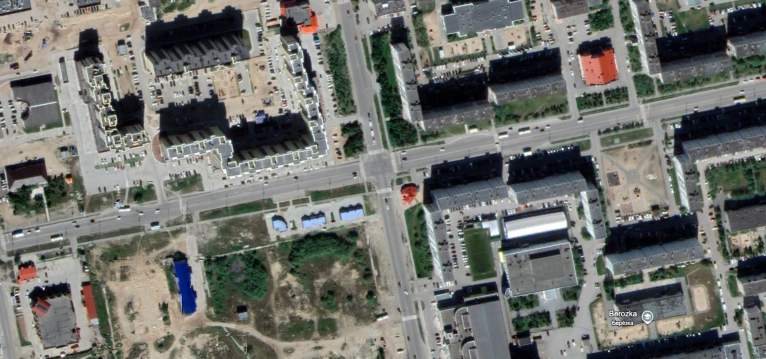
#> input picture config/sites/cuenca_oeste/sumo/earth.png, 1532 x 717 px, given in place of clean_frame_2541.png, which was not available (shown at 1/2 size)
$ python select_homography_extras.py ../config/sites/cuenca_oeste/sumo/earth.png
#> lines starting #> are read from the running program, lines starting #| are printed output that depends on the picture; after the words box and inside, x2 and y2 are one past the last pixel; in counts of white or black regions, pixels touching at a corner belong together
"""PIXEL selector for the 7 EXTRA control points (improved homography).

ANALYSIS ONLY. Reuses the tested mechanics of select_homography_points.py (own zoom/pan
via warpAffine, mouse callback, point-by-point navigation). SINGLE frame:
clean_frame_2541.png (the same as the 10 already-confirmed points).

HARD RULE: this script does NOT open or write control_points_improved.csv. It only collects the
PIXEL + NAME of each extra in a separate STAGING file
(control_points_extra_pixels.csv). The WORLD coordinate is read in netedit and
paired LATER (another step). This way the 10 originals stay intact by construction.

The 7 extras (the feature is chosen by eye; the descriptions only guide):
  - 4 in the SUR, spread toward the horizon (DEPTH, not clumped)
  - 1 in the OESTE (depth)
  - 1 in the ESTE
  - 1 in the NORTE (crosswalk, more centered than the current ones)

CONTROLS (focused window):
  LEFT click     : marks/re-marks the pixel of the CURRENT point (overwrites)
  RIGHT click    : centers the view (pan)
  + / =          : zoom IN          - / _ : zoom OUT       wheel: zoom
  n : next   b : previous   r : reset view
  w : save CSV   q : save and exit
"""

import csv
import os
import sys
import cv2
import numpy as np

FRAME = "verify_out/homography_improved/clean_frame_2541.png"
OUT_CSV = "verify_out/homography_improved/control_points_extra_pixels.csv"
WIN = "Selector EXTRAS (solo pixel + nombre) - homografia mejorada"

# (id, arm_hint, click_instruction). World is NOT requested here.
# Corner mapping: SUR=top-left, OESTE=top-right, ESTE=bottom-left, NORTE=bottom-right.
POINTS = [
    ("Punto-4-SUR", "SUR",
     "SUR (boca SUP-IZQ): rasgo fijo del suelo. PROFUNDIDAD 1 (mas cercano de los 4 extra del sur)."),
    ("Punto-5-SUR", "SUR",
     "SUR (sup-izq): PROFUNDIDAD 2 (un poco mas hacia el horizonte). Reparte, no amontones."),
    ("Punto-6-SUR", "SUR",
     "SUR (sup-izq): PROFUNDIDAD 3 (mas lejos aun)."),
    ("Punto-7-SUR", "SUR",
     "SUR (sup-izq): PROFUNDIDAD 4 (el mas lejano, cerca del horizonte si hay rasgo nitido)."),
    ("Punto-3-OESTE", "OESTE",
     "OESTE (boca SUP-DER): rasgo fijo del suelo a mayor PROFUNDIDAD del oeste."),
    ("Punto-extra-ESTE", "ESTE",
     "ESTE (boca INF-IZQ): rasgo fijo del suelo, extra en el este."),
    ("Punto-extra-NORTE", "NORTE",
     "NORTE (boca INF-DER): PASO DE CEBRA, mas CENTRADO que los puntos de pare actuales."),
]


def wrap(text, width=84):
    words, lines, cur = text.split(), [], ""
    for w in words:
        if len(cur) + len(w) + 1 > width:
            lines.append(cur); cur = w
        else:
            cur = (cur + " " + w).strip()
    if cur:
        lines.append(cur)
    return lines


class Selector:
    def __init__(self, win_w=1280, win_h=760):
        self.img = cv2.imread(FRAME)
        if self.img is None:
            raise FileNotFoundError(FRAME)
        self.H, self.W = self.img.shape[:2]
        self.win_w, self.win_h = win_w, win_h
        self.idx = 0
        self.clicks = {}
        self.mouse = (0, 0)
        self.reset_view()

    def reset_view(self):
        self.z = min(self.win_w / self.W, self.win_h / self.H)
        self.cx, self.cy = self.W / 2.0, self.H / 2.0

    def _affine(self):
        tx = self.win_w / 2.0 - self.z * self.cx
        ty = self.win_h / 2.0 - self.z * self.cy
        return self.z, tx, ty

    def win_to_src(self, wx, wy):
        z, tx, ty = self._affine()
        return (wx - tx) / z, (wy - ty) / z

    def src_to_win(self, fx, fy):
        z, tx, ty = self._affine()
        return z * fx + tx, z * fy + ty

    # [9 lines left out: function zoom, not called in this run]

    def render(self):
        z, tx, ty = self._affine()
        M = np.array([[z, 0, tx], [0, z, ty]], dtype=np.float32)
        view = cv2.warpAffine(self.img, M, (self.win_w, self.win_h),
                              flags=cv2.INTER_NEAREST, borderValue=(30, 30, 30))
        for i, (pid, arm, instr) in enumerate(POINTS):
            c = self.clicks.get(pid)
            if c is None:
                continue
            sx, sy = self.src_to_win(*c)
            if 0 <= sx < self.win_w and 0 <= sy < self.win_h:
                cur = (i == self.idx)
                col = (0, 255, 0) if cur else (0, 200, 255)
                cv2.drawMarker(view, (int(sx), int(sy)), col, cv2.MARKER_CROSS, 22, 2)
                cv2.circle(view, (int(sx), int(sy)), 5, col, 1)
                cv2.putText(view, pid, (int(sx) + 8, int(sy) - 8),
                            cv2.FONT_HERSHEY_SIMPLEX, 0.5, col, 2)

        pid, arm, instr = POINTS[self.idx]
        c = self.clicks.get(pid)
        estado = f"marcado px=({c[0]:.0f},{c[1]:.0f})" if c else "sin marcar"
        header = f"[{self.idx+1}/{len(POINTS)}] {pid}  [{arm}]  -> {estado}"
        lines = [header] + wrap(instr)
        lines.append("clicIZQ=marcar  clicDER=centrar  +/-=zoom  n=sig  b=atras  "
                     "r=reset  w=guardar  q=salir")
        bh = 20 + 20 * len(lines)
        overlay = view.copy()
        cv2.rectangle(overlay, (0, 0), (self.win_w, bh), (0, 0, 0), -1)
        cv2.addWeighted(overlay, 0.55, view, 0.45, 0, view)
        y = 22
        for i, ln in enumerate(lines):
            col = (0, 255, 255) if i == 0 else (
                (180, 180, 180) if i == len(lines) - 1 else (255, 255, 255))
            cv2.putText(view, ln, (10, y), cv2.FONT_HERSHEY_SIMPLEX, 0.5, col, 1,
                        cv2.LINE_AA)
            y += 20
        cv2.putText(view, f"zoom x{self.z:.1f}", (self.win_w - 120, self.win_h - 12),
                    cv2.FONT_HERSHEY_SIMPLEX, 0.5, (0, 255, 0), 1)
        cv2.imshow(WIN, view)

    # [12 lines left out: function on_mouse, not called in this run]

    def run(self):
        cv2.namedWindow(WIN, cv2.WINDOW_AUTOSIZE)
        cv2.setMouseCallback(WIN, self.on_mouse)
        while True:
            self.render()
            k = cv2.waitKey(20) & 0xFF
            if k == 255:
                continue
            ch = chr(k)
            if ch == 'n':
                self.idx = min(self.idx + 1, len(POINTS) - 1)
            elif ch == 'b':
                self.idx = max(self.idx - 1, 0)
            elif ch in '+=':
                self.zoom(1.25, about=self.mouse)
            elif ch in '-_':
                self.zoom(1 / 1.25, about=self.mouse)
            elif ch == 'r':
                self.reset_view()
            elif ch == 'w':
                self.save()
            elif ch == 'q':
                self.save()
                break
        cv2.destroyAllWindows()

    # [34 lines left out: functions save, selftest, not called in this run]


def main():
    if "--selftest" in sys.argv:
        selftest()
        return
    print(__doc__)
    print("Extras a marcar (en orden):")
    for i, (pid, arm, instr) in enumerate(POINTS, 1):
        print(f"  {i}. {pid:18s} [{arm}]")
    print("\nAbriendo ventana OpenCV... (necesita display)\n")
    Selector().run()
#> in __init__, self.img is the input picture: shape (717, 1532, 3); mean B, G, R 108.4, 113.3, 111.5
#> in render, `view = cv2.warpAffine(self.img, M, (self.win_w, self.win_h), flags=cv2..`:
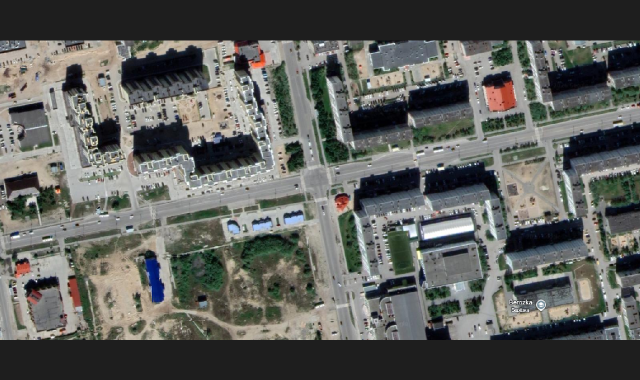
#> view: shape (760, 1280, 3) (shown at 1/2 size); mean B, G, R 91.8, 95.6, 94.2
#> in render, `cv2.rectangle(overlay, (0, 0), (self.win_w, bh), (0, 0, 0), -1)`:
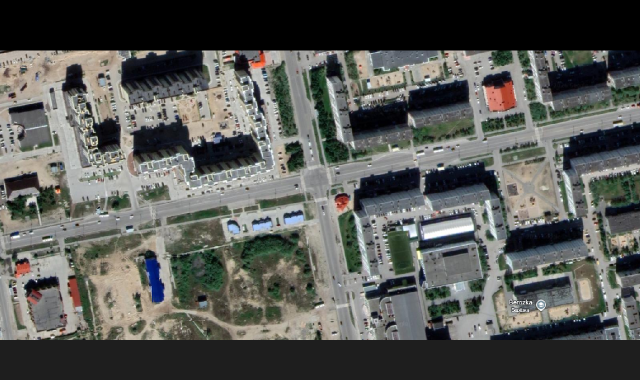
#> overlay: shape (760, 1280, 3) (shown at 1/2 size); 13.29% of pixels changed, all inside (x1, y1, x2, y2) = (0, 0, 1280, 101)
#> in render, `cv2.addWeighted(overlay, 0.55, view, 0.45, 0, view)`:
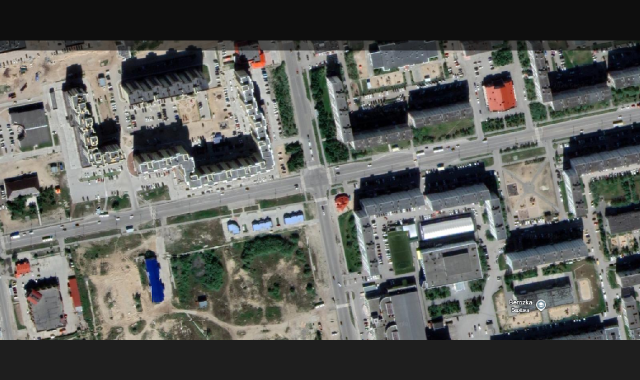
#> view: shape (760, 1280, 3) (shown at 1/2 size); 13.29% of pixels changed, all inside (x1, y1, x2, y2) = (0, 0, 1280, 101)
#> after the loop in render, `for i, ln in enumerate(lines):`:
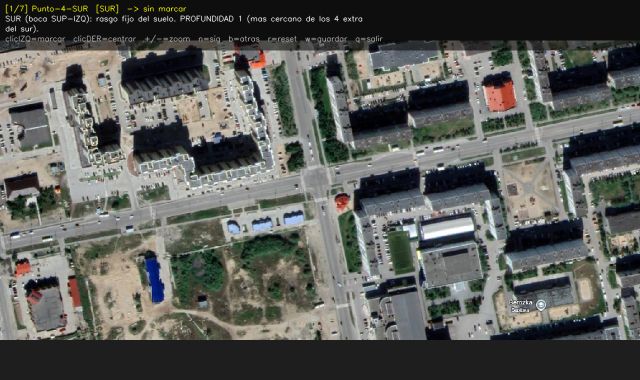
#> view: shape (760, 1280, 3) (shown at 1/2 size); 1.12% of pixels changed, all inside (x1, y1, x2, y2) = (10, 9, 766, 88)
#> after the loop in render, `for i, ln in enumerate(lines):`: y = 102
#> in render, `cv2.putText(view, f"zoom x{self.z:.1f}", (self.win_w - 120, self.win_h..`: view: shape (760, 1280, 3); 0.02% of pixels changed, all inside (x1, y1, x2, y2) = (1162, 738, 1244, 749)
#> (key Esc is pressed here)


if __name__ == "__main__":
    main()
